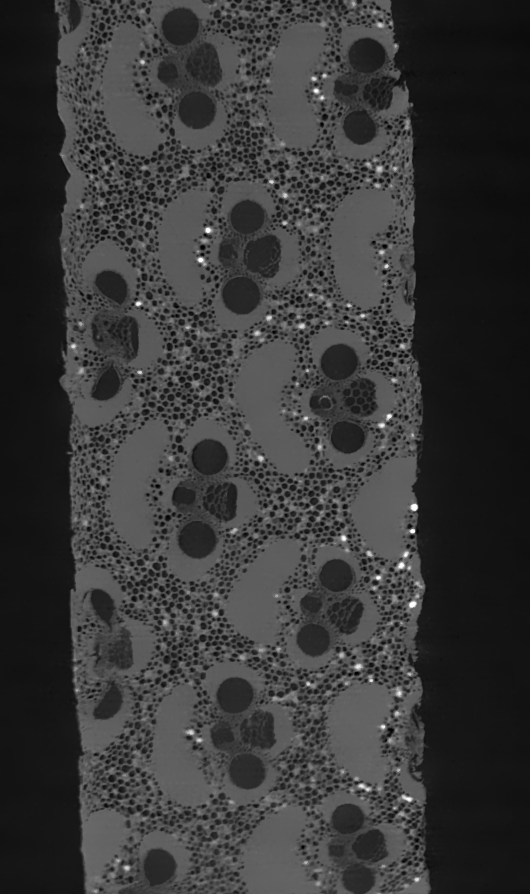
#> input picture trabalho08/TI_0001.tif, 530 x 894 px
$ python trabalho08.py
#> lines starting #> are read from the running program, lines starting #| are printed output that depends on the picture; after the words box and inside, x2 and y2 are one past the last pixel; in counts of white or black regions, pixels touching at a corner belong together
import numpy as np
import cv2 as cv
from matplotlib import pyplot as plt


def image_side_by_side(imgs, titles):
	imgs = [np.round(img).astype("uint8") for img in imgs]
	plt.subplot(121), plt.imshow(imgs[0], cmap='gray'), plt.title(titles[0])
	plt.subplot(122), plt.imshow(imgs[1], cmap='gray'), plt.title(titles[1])
	plt.show()


img = cv.imread('TI_0001.tif')
#> img is the input picture: shape (894, 530, 3); min 0, max 255, mean 56.1
gray = cv.cvtColor(img, cv.COLOR_BGR2GRAY)
# ret, thresh = cv.threshold(gray, 125, 255, cv.THRESH_BINARY_INV + cv.THRESH_OTSU)
ret, thresh = cv.threshold(gray, 50, 100, cv.THRESH_OTSU)
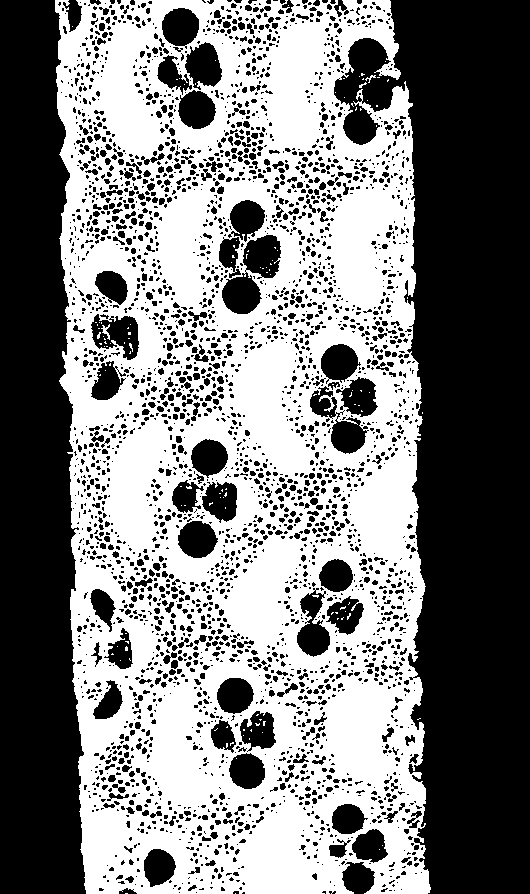
#> thresh: shape (894, 530); values 0 (black) and 100 (white), 49.5% white; 126 white regions (123 under 20 px), largest, box (x1, y1, x2, y2) and area: (55, 0, 431, 894) 234012, (101, 324, 110, 340) 56, (365, 75, 376, 83) 29
#> ret = 56

image_side_by_side([gray, thresh], ['Original', 'Threshold'])
#> in image_side_by_side, `imgs = [np.round(img).astype("uint8") for img in imgs]`: imgs = 2 items
#> in image_side_by_side, `plt.show()`:
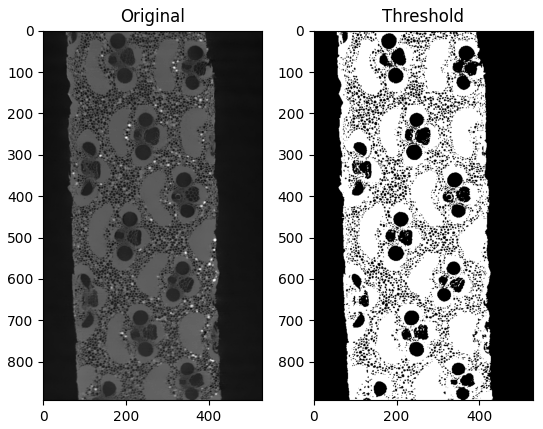
#> figure drawn by matplotlib, 2 panels

# noise removal
kernel = np.ones((5, 5), np.uint8)
opening = cv.morphologyEx(thresh, cv.MORPH_OPEN, kernel, iterations=3)
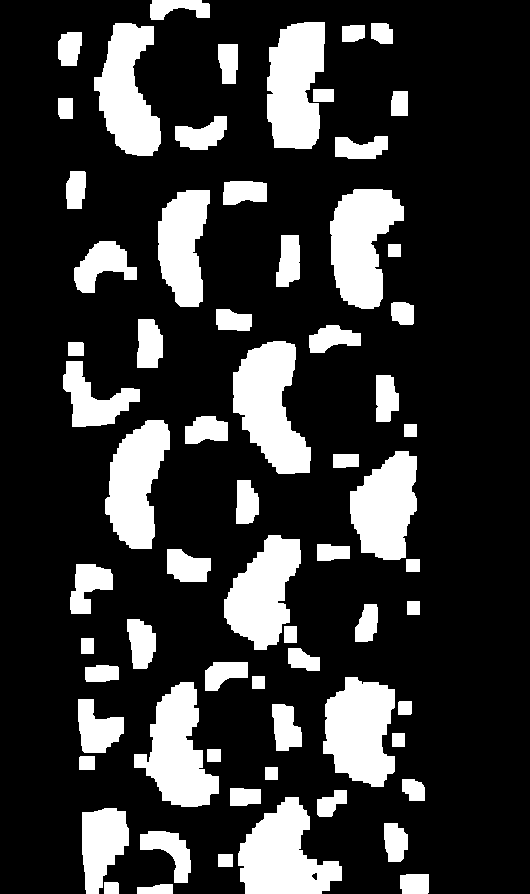
#> opening: shape (894, 530); values 0 (black) and 100 (white), 21.2% white; 67 white regions, largest, box (x1, y1, x2, y2) and area: (233, 341, 311, 474) 6393, (238, 797, 342, 894) 6144, (330, 189, 404, 309) 5921
image_side_by_side([thresh, opening], ['Original', 'Noise removal'])
#> in image_side_by_side (call 2), `plt.show()`:
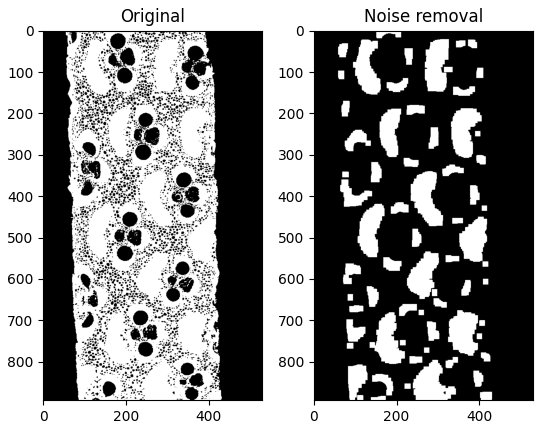
#> figure drawn by matplotlib, 2 panels

colorir = np.array(img, copy=True)

print(f"Valores encontrados: {np.unique(opening)}")
#| Valores encontrados: [  0 100]

for x in range(colorir.shape[0]):
	for y in range(colorir.shape[1]):
		# print(f"{x},{y}={opening[x, y]}")
		if opening[x, y] >= 100:
			colorir[x, y] = np.array([0, 255, 0])
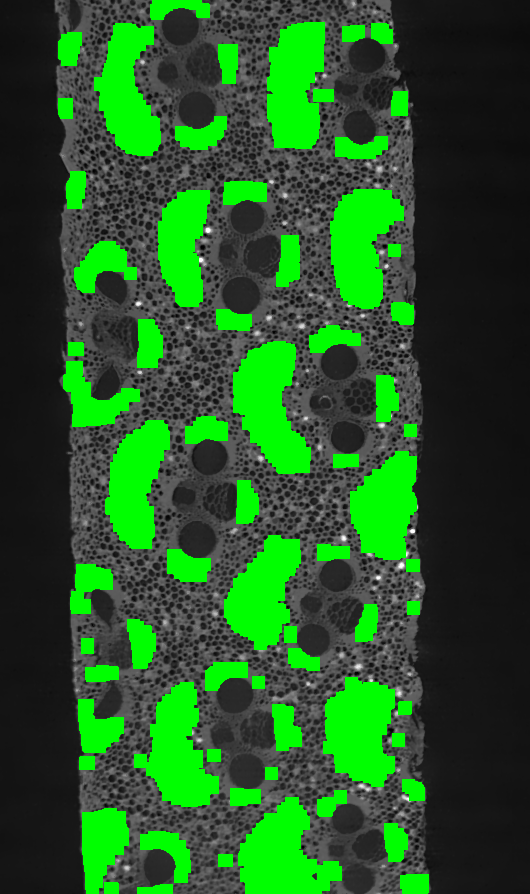
#> colorir: shape (894, 530, 3); mean B, G, R 36.6, 90.6, 36.6


image_side_by_side([img, colorir], ['Original', 'Segmentado'])
